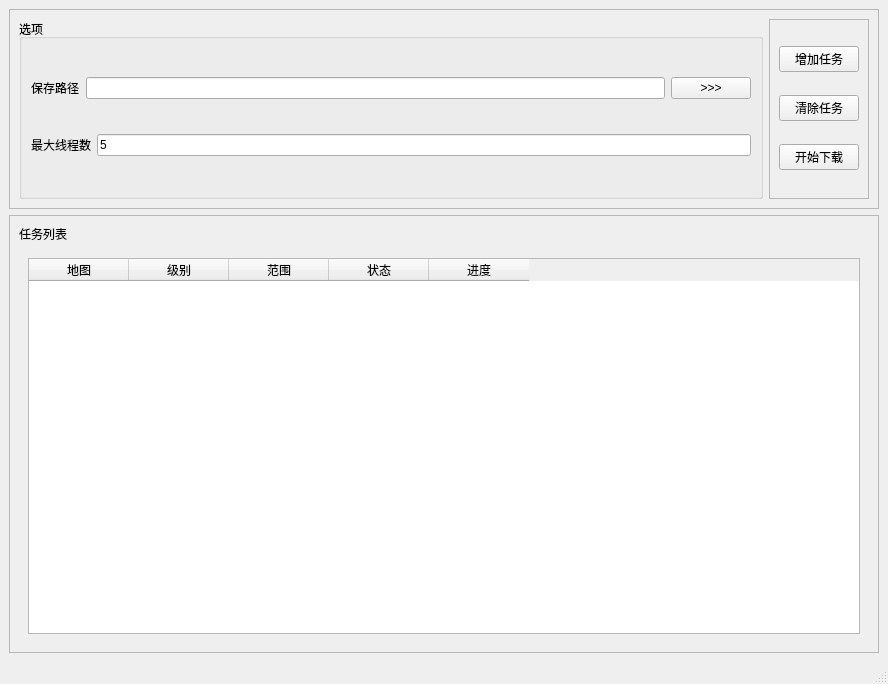
<?xml version="1.0" encoding="UTF-8"?>
<ui version="4.0">
 <class>MainWindow</class>
 <widget class="QMainWindow" name="MainWindow">
  <property name="geometry">
   <rect>
    <x>0</x>
    <y>0</y>
    <width>888</width>
    <height>684</height>
   </rect>
  </property>
  <property name="windowTitle">
   <string>地图下载器</string>
  </property>
  <widget class="QWidget" name="centralwidget">
   <layout class="QVBoxLayout" name="verticalLayout">
    <item>
     <widget class="QFrame" name="frame">
      <property name="minimumSize">
       <size>
        <width>0</width>
        <height>200</height>
       </size>
      </property>
      <property name="frameShape">
       <enum>QFrame::StyledPanel</enum>
      </property>
      <property name="frameShadow">
       <enum>QFrame::Raised</enum>
      </property>
      <layout class="QHBoxLayout" name="horizontalLayout_4">
       <item>
        <widget class="QGroupBox" name="groupBox">
         <property name="title">
          <string>选项</string>
         </property>
         <layout class="QVBoxLayout" name="verticalLayout_3">
          <item>
           <layout class="QHBoxLayout" name="horizontalLayout_2">
            <item>
             <widget class="QLabel" name="label">
              <property name="text">
               <string>保存路径</string>
              </property>
             </widget>
            </item>
            <item>
             <widget class="QLineEdit" name="le_path"/>
            </item>
            <item>
             <widget class="QPushButton" name="pb_browser">
              <property name="text">
               <string>&gt;&gt;&gt;</string>
              </property>
             </widget>
            </item>
           </layout>
          </item>
          <item>
           <layout class="QHBoxLayout" name="horizontalLayout_3">
            <item>
             <widget class="QLabel" name="label_3">
              <property name="text">
               <string>最大线程数</string>
              </property>
             </widget>
            </item>
            <item>
             <widget class="QLineEdit" name="le_threadnum">
              <property name="text">
               <string>5</string>
              </property>
             </widget>
            </item>
           </layout>
          </item>
         </layout>
        </widget>
       </item>
       <item>
        <widget class="QFrame" name="frame_3">
         <property name="frameShape">
          <enum>QFrame::StyledPanel</enum>
         </property>
         <property name="frameShadow">
          <enum>QFrame::Raised</enum>
         </property>
         <layout class="QVBoxLayout" name="verticalLayout_4">
          <item>
           <widget class="QPushButton" name="pb_addTask">
            <property name="text">
             <string>增加任务</string>
            </property>
           </widget>
          </item>
          <item>
           <widget class="QPushButton" name="pb_clear">
            <property name="text">
             <string>清除任务</string>
            </property>
           </widget>
          </item>
          <item>
           <widget class="QPushButton" name="pb_start">
            <property name="text">
             <string>开始下载</string>
            </property>
           </widget>
          </item>
         </layout>
        </widget>
       </item>
      </layout>
     </widget>
    </item>
    <item>
     <widget class="QFrame" name="frame_2">
      <property name="frameShape">
       <enum>QFrame::StyledPanel</enum>
      </property>
      <property name="frameShadow">
       <enum>QFrame::Raised</enum>
      </property>
      <layout class="QVBoxLayout" name="verticalLayout_2">
       <item>
        <widget class="QLabel" name="label_2">
         <property name="text">
          <string>任务列表</string>
         </property>
        </widget>
       </item>
       <item>
        <widget class="QScrollArea" name="scrollArea">
         <property name="frameShape">
          <enum>QFrame::NoFrame</enum>
         </property>
         <property name="lineWidth">
          <number>0</number>
         </property>
         <property name="widgetResizable">
          <bool>true</bool>
         </property>
         <widget class="QWidget" name="scrollAreaWidgetContents">
          <property name="geometry">
           <rect>
            <x>0</x>
            <y>0</y>
            <width>834</width>
            <height>335</height>
           </rect>
          </property>
          <layout class="QHBoxLayout" name="horizontalLayout">
           <item>
            <widget class="QTableWidget" name="tb_task">
             <column>
              <property name="text">
               <string>地图</string>
              </property>
             </column>
             <column>
              <property name="text">
               <string>级别</string>
              </property>
             </column>
             <column>
              <property name="text">
               <string>范围</string>
              </property>
             </column>
             <column>
              <property name="text">
               <string>状态</string>
              </property>
             </column>
             <column>
              <property name="text">
               <string>进度</string>
              </property>
             </column>
            </widget>
           </item>
          </layout>
         </widget>
        </widget>
       </item>
      </layout>
     </widget>
    </item>
   </layout>
  </widget>
  <widget class="QMenuBar" name="menubar">
   <property name="geometry">
    <rect>
     <x>0</x>
     <y>0</y>
     <width>888</width>
     <height>30</height>
    </rect>
   </property>
  </widget>
  <widget class="QStatusBar" name="statusbar"/>
 </widget>
 <resources/>
 <connections/>
</ui>
